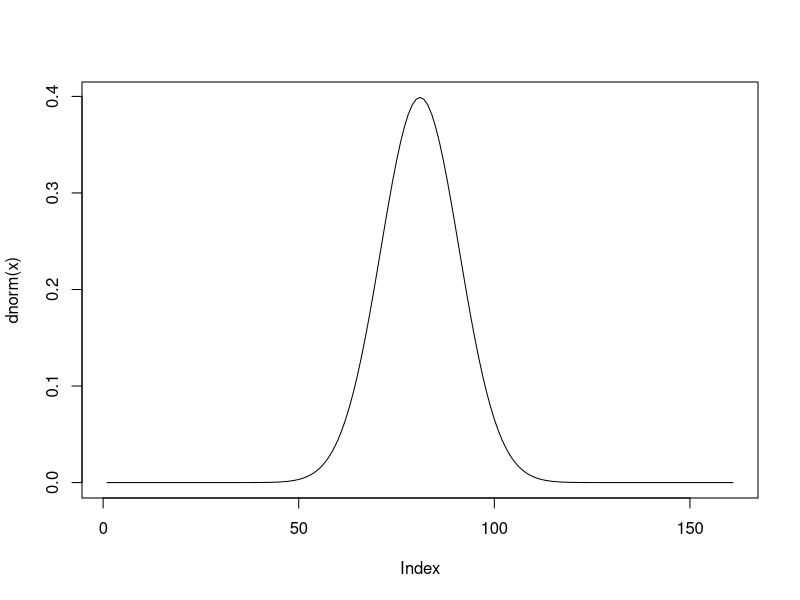
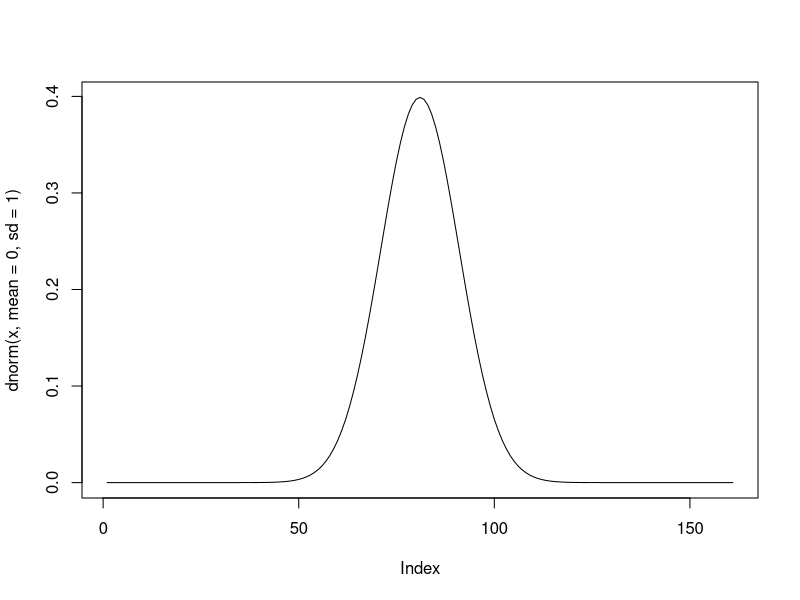
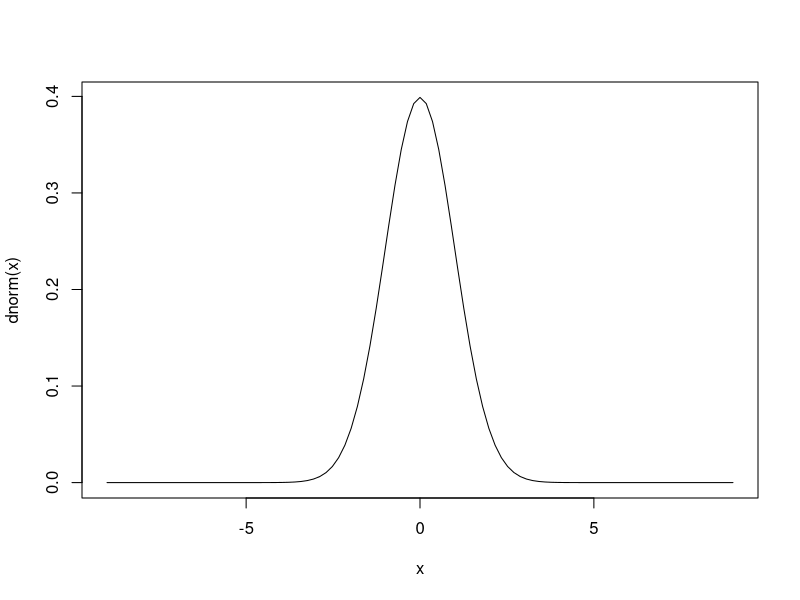
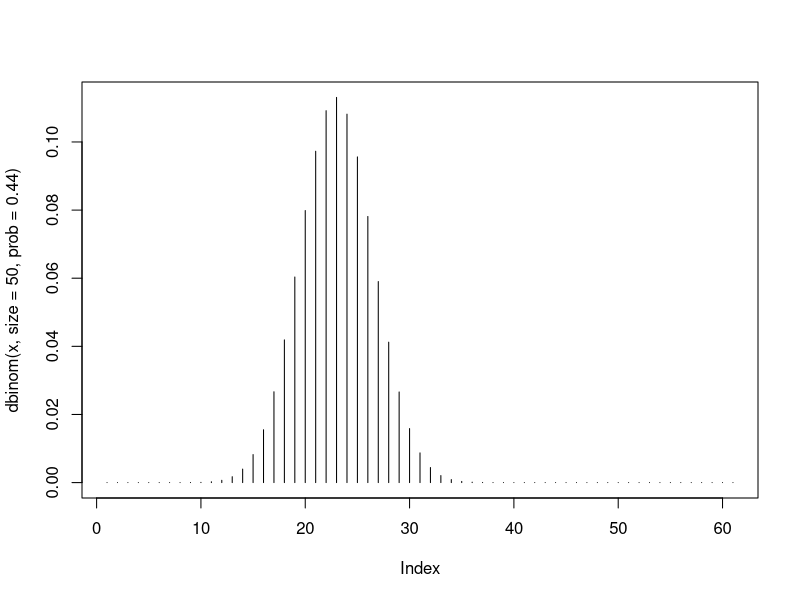
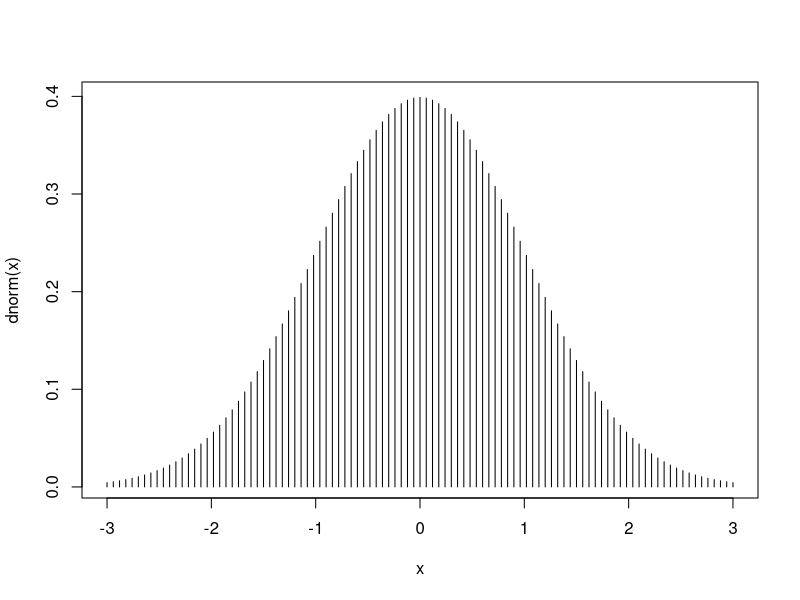
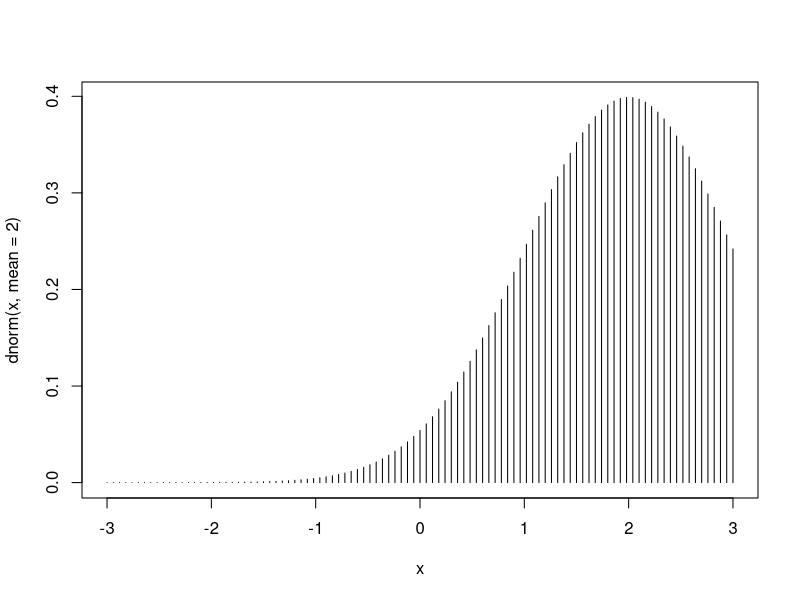
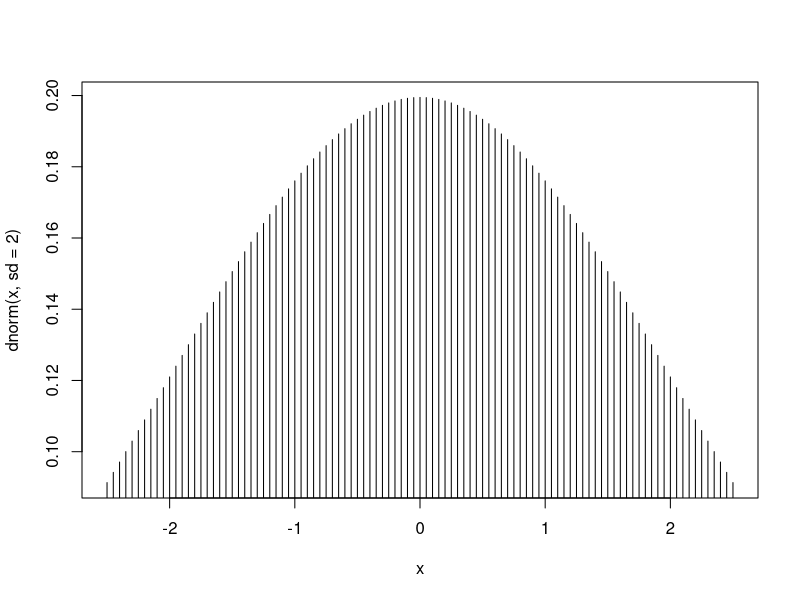
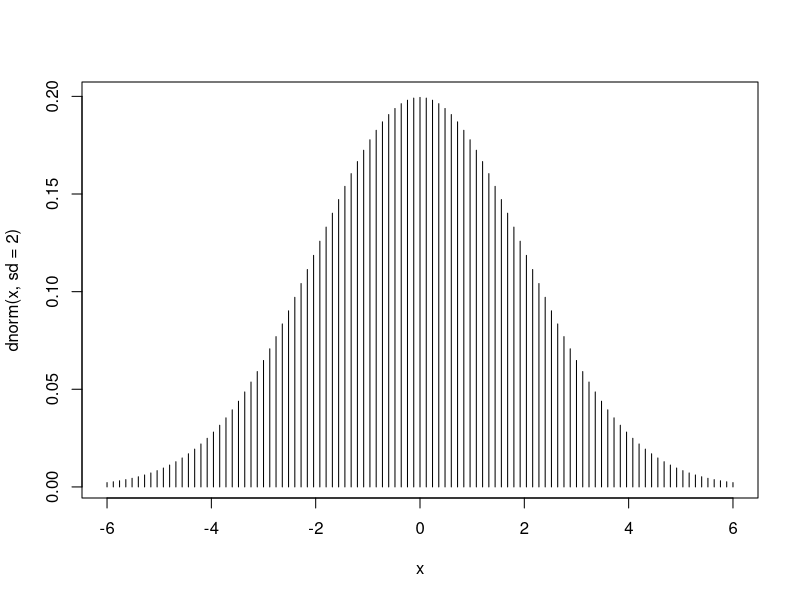

R code for these plots, in order:
# Functions for Statistical Distributions 
#for continuous
x <- seq(-8,8,0.1)
print(x)
plot(dnorm(x), type = "l")
plot(dnorm(x, mean = 0, sd=1 ), type = "l")
curve(dnorm(x), from = -9, to = 9)

#for Discrete
x <- 0:60
plot(dbinom(x, size = 50, prob = .44), type ="h")

#curves
curve(dnorm(x), from = -3, to = 3, type = "h")
curve(dnorm(x, mean = 2),from = -3, to = 3, type = "h")
curve(dnorm(x, sd =2), from = -2.5, to = 2.5, type = "h")
curve(dnorm(x, sd =2), from = -6, to = 6, type = "h")

#cumulative
pnorm(0)
pnorm(1.960) #The z-score
pnorm(-1.960)

#quantiles



#Random
a <- rnorm(10)
mean(a)
sd(a)
#rnorm(10, mean = 7, sd=5)
#rbinom(10, size = 20, prob = 0.5)


